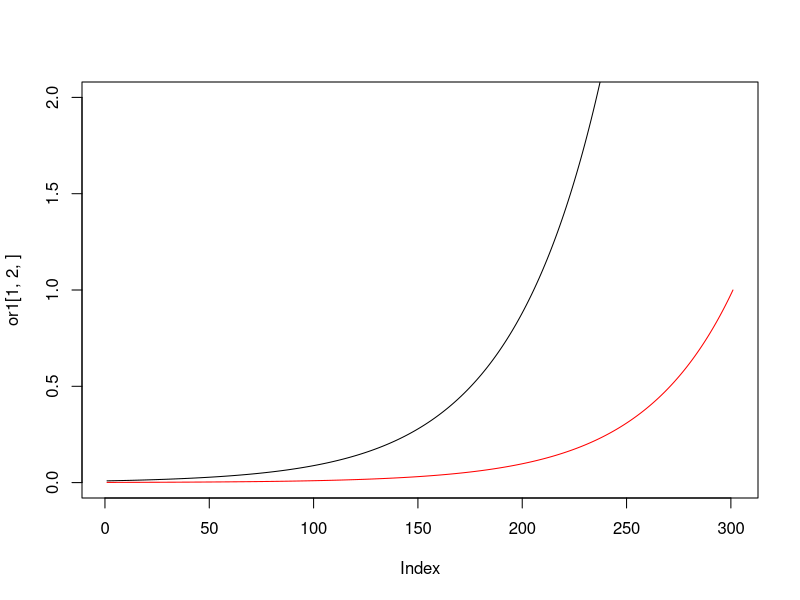
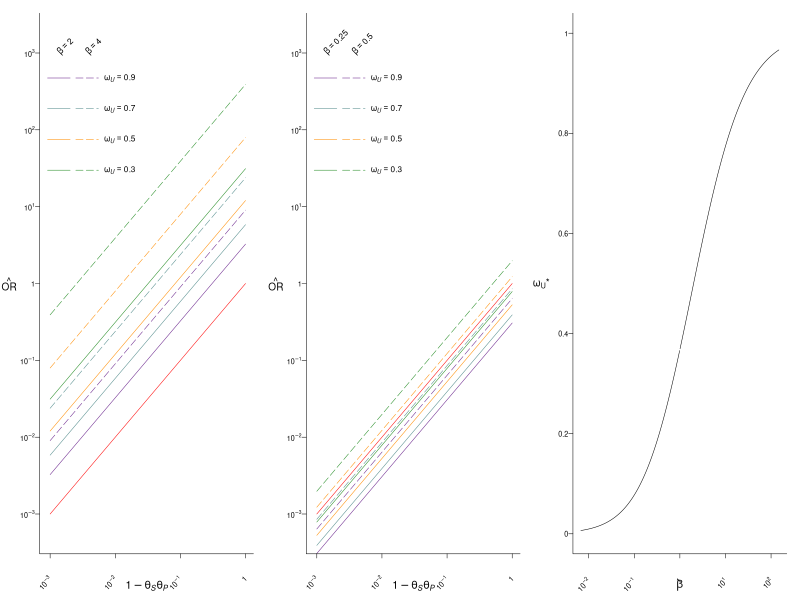

These figures' R source, in order:
wu = c(0.85,0.7,0.55,0.4)
beta1 = c(2,4)
beta2 = c(0.25,0.5)

trueEst = 10^seq(-3,0,0.01)

or1 = or2 = array(NA,dim=c(length(wu),2,length(trueEst)))
for (i in 1:length(wu)){
  for (j in 1:2){
    wv1 = exp(-beta1[j]*log(wu[i]))    
    wv2 = exp(-beta2[j]*log(wu[i]))    
    or1[i,j,] = trueEst*beta1[j]*wv1/wu[i]
    or2[i,j,] = trueEst*beta2[j]*wv2/wu[i]
  }
}


plot(or1[1,2,],type='l',ylim=c(0,2))
lines(trueEst,col='red')



pdf(file='fig4.pdf',width=6.5,height=2.25)
par(mfrow=c(1,3))

par(lwd=0.5)
par(tck=-0.02)
par(mgp=c(3,0.35,0))
par(mar=c(3.5,3,1,1))
cols = c('darkorchid4','darkslategray4','darkorange','forestgreen')
ltys = c(1,5)

plot(1,type='n',axes=F,ann=F,ylim=c(-7.5,7.5),xlim=c(-7,0))
lines(y=log(trueEst),x=log(trueEst),col='red')
for (i in 1:length(wu)) for (j in 1:2){
  lines(log(or1[i,j,]),x=log(trueEst),col=cols[i],lty=ltys[j])
}
box(bty='l')
axis(side=2,at=log(c(0.001,0.01,0.1,1,10,100,1000)),
     labels=c(expression(10^-3),expression(10^-2),expression(10^-1),1,
              expression(10^1),expression(10^2),expression(10^3)),cex.axis=0.65,las=1,
     lwd=0,lwd.ticks=0.5)
axis(side=1,at=log(c(0.001,0.01,0.1,1)),c(expression(10^-3),expression(10^-2),expression(10^-1),1),
     lwd=0,lwd.ticks=0.5,labels=NA)
text(x=log(c(0.001,0.01,0.1,1)),y=-8.8,adj=1,xpd=T,srt=45,
     c(expression(10^-3),expression(10^-2),expression(10^-1),1),cex=0.65)
mtext(side=2,expression(hat(OR)),cex=0.6,line=1.75,las=1)
mtext(side=1,expression(1-theta[italic(S)]*theta[italic(P)]),cex=0.65,line=2)
text(x=c(-6.6,-5.6),y=log(10^3),
     c(expression(beta==2),expression(beta==4)),cex=0.75,xpd=T,srt=45,adj=0)
for (i in 1:length(wu)){
  lines(y=rep(log(10^(3-(i-1)*0.4)),2)-0.75,x=c(-7,-6.2),col=cols[i])
  lines(y=rep(log(10^(3-(i-1)*0.4)),2)-0.75,x=c(-6,-5.2),col=cols[i],lty=5)
}
text(x=-5,y=log(10^(3-c(0,1,2,3)*0.4))-0.75,
     c(expression(omega[italic(U)]==0.9),
       expression(omega[italic(U)]==0.7),
       expression(omega[italic(U)]==0.5),
       expression(omega[italic(U)]==0.3)),cex=0.75,adj=0)




plot(1,type='n',axes=F,ann=F,ylim=c(-7.5,7.5),xlim=c(-7,0))
lines(y=log(trueEst),x=log(trueEst),col='red')
for (i in 1:length(wu)) for (j in 1:2){
  lines(log(or2[i,j,]),x=log(trueEst),col=cols[i],lty=ltys[j])
}
box(bty='l')
axis(side=2,at=log(c(0.001,0.01,0.1,1,10,100,1000)),
     labels=c(expression(10^-3),expression(10^-2),expression(10^-1),1,
              expression(10^1),expression(10^2),expression(10^3)),cex.axis=0.65,las=1,
     lwd=0,lwd.ticks=0.5)
axis(side=1,at=log(c(0.001,0.01,0.1,1)),c(expression(10^-3),expression(10^-2),expression(10^-1),1),
     lwd=0,lwd.ticks=0.5,labels=NA)
text(x=log(c(0.001,0.01,0.1,1)),y=-8.8,adj=1,xpd=T,srt=45,
     c(expression(10^-3),expression(10^-2),expression(10^-1),1),cex=0.65)
mtext(side=2,expression(hat(OR)),cex=0.6,line=1.75,las=1)
mtext(side=1,expression(1-theta[italic(S)]*theta[italic(P)]),cex=0.65,line=2)

text(x=c(-6.6,-5.6),y=log(10^3),
     c(expression(beta==0.25),expression(beta==0.5)),cex=0.75,xpd=T,srt=45,adj=0)
for (i in 1:length(wu)){
  lines(y=rep(log(10^(3-(i-1)*0.4)),2)-0.75,x=c(-7,-6.2),col=cols[i])
  lines(y=rep(log(10^(3-(i-1)*0.4)),2)-0.75,x=c(-6,-5.2),col=cols[i],lty=5)
}
text(x=-5,y=log(10^(3-c(0,1,2,3)*0.4))-0.75,
     c(expression(omega[italic(U)]==0.9),
       expression(omega[italic(U)]==0.7),
       expression(omega[italic(U)]==0.5),
       expression(omega[italic(U)]==0.3)),cex=0.75,adj=0)



plot(1,xlim=c(-5,5),ylim=c(0,1),axes=F,ann=F,type='n')
xs = exp(seq(-5,5,0.01)); xs[xs==1] = NA
lines(y=xs^(1/(1-xs)),x=log(xs))
box(bty='l')
mtext(side=2,expression(omega[U]*'*'),cex=0.6,line=1.75,las=1)
mtext(side=1,expression(beta),cex=0.65,line=2)
axis(side=1,at=log(c(0.01,0.1,1,10,100)),
     lwd=0,lwd.ticks=0.5,labels=NA)
text(x=log(c(0.01,0.1,1,10,100)),y=-0.09,adj=1,xpd=T,srt=45,
     c(expression(10^-2),expression(10^-1),1,
       expression(10^1),expression(10^2)),cex=0.65)
axis(side=2,at=seq(0,1,0.2),labels=seq(0,1,0.2),las=1,cex.axis=0.65,lwd=0,lwd.ticks=0.5)
dev.off()





